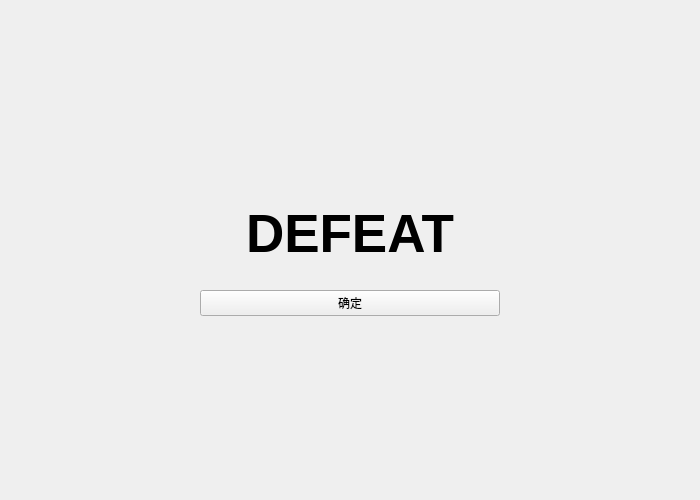
<?xml version="1.0" encoding="UTF-8"?>
<ui version="4.0">
 <class>Widget</class>
 <widget class="QWidget" name="Widget">
  <property name="geometry">
   <rect>
    <x>0</x>
    <y>0</y>
    <width>700</width>
    <height>500</height>
   </rect>
  </property>
  <property name="minimumSize">
   <size>
    <width>0</width>
    <height>0</height>
   </size>
  </property>
  <property name="maximumSize">
   <size>
    <width>16777215</width>
    <height>16777215</height>
   </size>
  </property>
  <property name="windowTitle">
   <string>Widget</string>
  </property>
  <layout class="QGridLayout" name="gridLayout_2">
   <property name="leftMargin">
    <number>0</number>
   </property>
   <property name="topMargin">
    <number>0</number>
   </property>
   <property name="rightMargin">
    <number>0</number>
   </property>
   <property name="bottomMargin">
    <number>0</number>
   </property>
   <item row="0" column="0">
    <widget class="QStackedWidget" name="stackedWidget">
     <property name="currentIndex">
      <number>4</number>
     </property>
     <widget class="QWidget" name="pageMainMenu">
      <layout class="QGridLayout" name="gridLayout">
       <item row="2" column="1">
        <spacer name="verticalSpacer">
         <property name="orientation">
          <enum>Qt::Vertical</enum>
         </property>
         <property name="sizeHint" stdset="0">
          <size>
           <width>20</width>
           <height>10</height>
          </size>
         </property>
        </spacer>
       </item>
       <item row="5" column="1">
        <spacer name="verticalSpacer_2">
         <property name="orientation">
          <enum>Qt::Vertical</enum>
         </property>
         <property name="sizeHint" stdset="0">
          <size>
           <width>20</width>
           <height>40</height>
          </size>
         </property>
        </spacer>
       </item>
       <item row="1" column="2">
        <spacer name="horizontalSpacer_2">
         <property name="orientation">
          <enum>Qt::Horizontal</enum>
         </property>
         <property name="sizeHint" stdset="0">
          <size>
           <width>68</width>
           <height>20</height>
          </size>
         </property>
        </spacer>
       </item>
       <item row="0" column="1">
        <spacer name="verticalSpacer_3">
         <property name="orientation">
          <enum>Qt::Vertical</enum>
         </property>
         <property name="sizeHint" stdset="0">
          <size>
           <width>20</width>
           <height>40</height>
          </size>
         </property>
        </spacer>
       </item>
       <item row="1" column="0">
        <spacer name="horizontalSpacer">
         <property name="orientation">
          <enum>Qt::Horizontal</enum>
         </property>
         <property name="sizeHint" stdset="0">
          <size>
           <width>68</width>
           <height>20</height>
          </size>
         </property>
        </spacer>
       </item>
       <item row="1" column="1">
        <widget class="QLabel" name="labTitle">
         <property name="minimumSize">
          <size>
           <width>500</width>
           <height>100</height>
          </size>
         </property>
         <property name="maximumSize">
          <size>
           <width>500</width>
           <height>100</height>
          </size>
         </property>
         <property name="font">
          <font>
           <pointsize>50</pointsize>
           <italic>true</italic>
           <bold>true</bold>
          </font>
         </property>
         <property name="text">
          <string>TANK WAR</string>
         </property>
         <property name="alignment">
          <set>Qt::AlignCenter</set>
         </property>
        </widget>
       </item>
       <item row="3" column="1">
        <widget class="QPushButton" name="btnSingleMode">
         <property name="sizePolicy">
          <sizepolicy hsizetype="Preferred" vsizetype="Fixed">
           <horstretch>0</horstretch>
           <verstretch>0</verstretch>
          </sizepolicy>
         </property>
         <property name="minimumSize">
          <size>
           <width>0</width>
           <height>0</height>
          </size>
         </property>
         <property name="maximumSize">
          <size>
           <width>16777215</width>
           <height>16777215</height>
          </size>
         </property>
         <property name="font">
          <font>
           <pointsize>15</pointsize>
           <bold>true</bold>
          </font>
         </property>
         <property name="text">
          <string>单人模式</string>
         </property>
        </widget>
       </item>
       <item row="4" column="1">
        <widget class="QPushButton" name="pushButton">
         <property name="font">
          <font>
           <pointsize>15</pointsize>
           <bold>true</bold>
          </font>
         </property>
         <property name="text">
          <string>多人联机</string>
         </property>
        </widget>
       </item>
      </layout>
     </widget>
     <widget class="QWidget" name="pageChooseMap">
      <layout class="QGridLayout" name="gridLayout_3">
       <item row="0" column="1">
        <spacer name="verticalSpacer_5">
         <property name="orientation">
          <enum>Qt::Vertical</enum>
         </property>
         <property name="sizeHint" stdset="0">
          <size>
           <width>20</width>
           <height>40</height>
          </size>
         </property>
        </spacer>
       </item>
       <item row="4" column="1">
        <widget class="QPushButton" name="btnStartGame">
         <property name="text">
          <string>开始游戏</string>
         </property>
        </widget>
       </item>
       <item row="1" column="0">
        <spacer name="horizontalSpacer_4">
         <property name="orientation">
          <enum>Qt::Horizontal</enum>
         </property>
         <property name="sizeHint" stdset="0">
          <size>
           <width>118</width>
           <height>20</height>
          </size>
         </property>
        </spacer>
       </item>
       <item row="3" column="1">
        <widget class="QComboBox" name="mapList"/>
       </item>
       <item row="1" column="1">
        <widget class="QLabel" name="labChooseMap">
         <property name="minimumSize">
          <size>
           <width>400</width>
           <height>100</height>
          </size>
         </property>
         <property name="maximumSize">
          <size>
           <width>400</width>
           <height>100</height>
          </size>
         </property>
         <property name="font">
          <font>
           <pointsize>30</pointsize>
           <italic>false</italic>
           <bold>false</bold>
          </font>
         </property>
         <property name="text">
          <string>选择地图</string>
         </property>
         <property name="alignment">
          <set>Qt::AlignCenter</set>
         </property>
        </widget>
       </item>
       <item row="2" column="1">
        <spacer name="verticalSpacer_6">
         <property name="orientation">
          <enum>Qt::Vertical</enum>
         </property>
         <property name="sizeHint" stdset="0">
          <size>
           <width>20</width>
           <height>40</height>
          </size>
         </property>
        </spacer>
       </item>
       <item row="1" column="2">
        <spacer name="horizontalSpacer_3">
         <property name="orientation">
          <enum>Qt::Horizontal</enum>
         </property>
         <property name="sizeHint" stdset="0">
          <size>
           <width>118</width>
           <height>20</height>
          </size>
         </property>
        </spacer>
       </item>
       <item row="6" column="1">
        <spacer name="verticalSpacer_4">
         <property name="orientation">
          <enum>Qt::Vertical</enum>
         </property>
         <property name="sizeHint" stdset="0">
          <size>
           <width>20</width>
           <height>40</height>
          </size>
         </property>
        </spacer>
       </item>
       <item row="5" column="1">
        <widget class="QPushButton" name="btnComeBackToMainMenu">
         <property name="text">
          <string>取消</string>
         </property>
        </widget>
       </item>
      </layout>
     </widget>
     <widget class="QWidget" name="pageLoading">
      <layout class="QGridLayout" name="gridLayout_4">
       <item row="4" column="0">
        <spacer name="verticalSpacer_8">
         <property name="orientation">
          <enum>Qt::Vertical</enum>
         </property>
         <property name="sizeHint" stdset="0">
          <size>
           <width>20</width>
           <height>40</height>
          </size>
         </property>
        </spacer>
       </item>
       <item row="1" column="0">
        <widget class="QLabel" name="labLoading">
         <property name="minimumSize">
          <size>
           <width>100</width>
           <height>100</height>
          </size>
         </property>
         <property name="maximumSize">
          <size>
           <width>100</width>
           <height>100</height>
          </size>
         </property>
         <property name="text">
          <string/>
         </property>
         <property name="alignment">
          <set>Qt::AlignCenter</set>
         </property>
        </widget>
       </item>
       <item row="0" column="0">
        <spacer name="verticalSpacer_7">
         <property name="orientation">
          <enum>Qt::Vertical</enum>
         </property>
         <property name="sizeHint" stdset="0">
          <size>
           <width>20</width>
           <height>40</height>
          </size>
         </property>
        </spacer>
       </item>
       <item row="2" column="0">
        <widget class="QLabel" name="label">
         <property name="minimumSize">
          <size>
           <width>100</width>
           <height>30</height>
          </size>
         </property>
         <property name="maximumSize">
          <size>
           <width>100</width>
           <height>30</height>
          </size>
         </property>
         <property name="font">
          <font>
           <pointsize>10</pointsize>
           <bold>true</bold>
          </font>
         </property>
         <property name="text">
          <string>加载中</string>
         </property>
         <property name="alignment">
          <set>Qt::AlignCenter</set>
         </property>
        </widget>
       </item>
       <item row="3" column="0">
        <widget class="QPushButton" name="btnComeBackToChooseMap">
         <property name="text">
          <string>取消</string>
         </property>
        </widget>
       </item>
      </layout>
     </widget>
     <widget class="QWidget" name="pageGame">
      <layout class="QHBoxLayout" name="horizontalLayout">
       <property name="spacing">
        <number>0</number>
       </property>
       <property name="leftMargin">
        <number>0</number>
       </property>
       <property name="topMargin">
        <number>0</number>
       </property>
       <property name="rightMargin">
        <number>0</number>
       </property>
       <property name="bottomMargin">
        <number>0</number>
       </property>
       <item>
        <widget class="GameWidget" name="widgetGame" native="true"/>
       </item>
      </layout>
     </widget>
     <widget class="QWidget" name="pageGameOver">
      <layout class="QGridLayout" name="gridLayout_5">
       <item row="0" column="1">
        <spacer name="verticalSpacer_9">
         <property name="orientation">
          <enum>Qt::Vertical</enum>
         </property>
         <property name="sizeHint" stdset="0">
          <size>
           <width>20</width>
           <height>161</height>
          </size>
         </property>
        </spacer>
       </item>
       <item row="1" column="0">
        <spacer name="horizontalSpacer_5">
         <property name="orientation">
          <enum>Qt::Horizontal</enum>
         </property>
         <property name="sizeHint" stdset="0">
          <size>
           <width>179</width>
           <height>20</height>
          </size>
         </property>
        </spacer>
       </item>
       <item row="1" column="1">
        <widget class="QLabel" name="labGameOver">
         <property name="minimumSize">
          <size>
           <width>300</width>
           <height>100</height>
          </size>
         </property>
         <property name="maximumSize">
          <size>
           <width>300</width>
           <height>100</height>
          </size>
         </property>
         <property name="font">
          <font>
           <pointsize>40</pointsize>
           <bold>true</bold>
          </font>
         </property>
         <property name="text">
          <string>DEFEAT</string>
         </property>
         <property name="alignment">
          <set>Qt::AlignCenter</set>
         </property>
        </widget>
       </item>
       <item row="1" column="2">
        <spacer name="horizontalSpacer_6">
         <property name="orientation">
          <enum>Qt::Horizontal</enum>
         </property>
         <property name="sizeHint" stdset="0">
          <size>
           <width>179</width>
           <height>20</height>
          </size>
         </property>
        </spacer>
       </item>
       <item row="2" column="1">
        <widget class="QPushButton" name="btnGameOver">
         <property name="text">
          <string>确定</string>
         </property>
        </widget>
       </item>
       <item row="3" column="1">
        <spacer name="verticalSpacer_10">
         <property name="orientation">
          <enum>Qt::Vertical</enum>
         </property>
         <property name="sizeHint" stdset="0">
          <size>
           <width>20</width>
           <height>161</height>
          </size>
         </property>
        </spacer>
       </item>
      </layout>
     </widget>
    </widget>
   </item>
  </layout>
 </widget>
 <customwidgets>
  <customwidget>
   <class>GameWidget</class>
   <extends>QWidget</extends>
   <header>gamewidget.h</header>
   <container>1</container>
  </customwidget>
 </customwidgets>
 <resources/>
 <connections/>
</ui>
